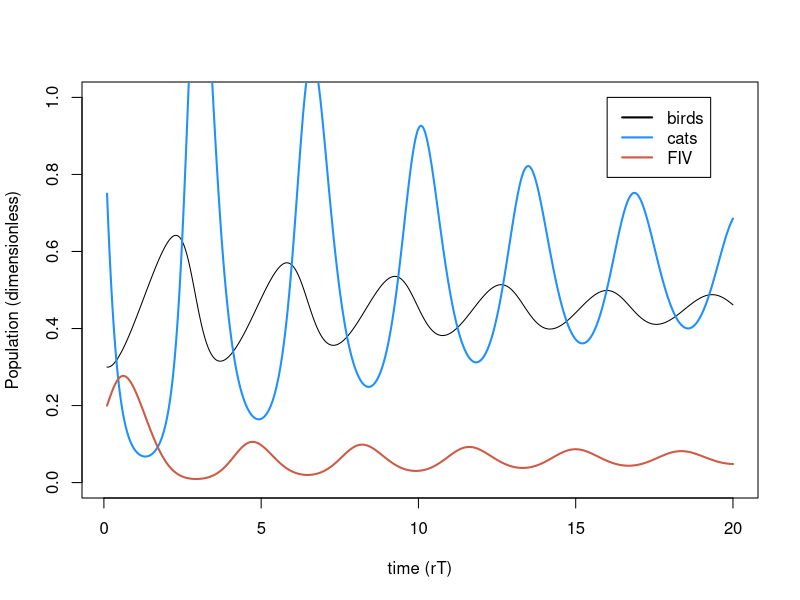
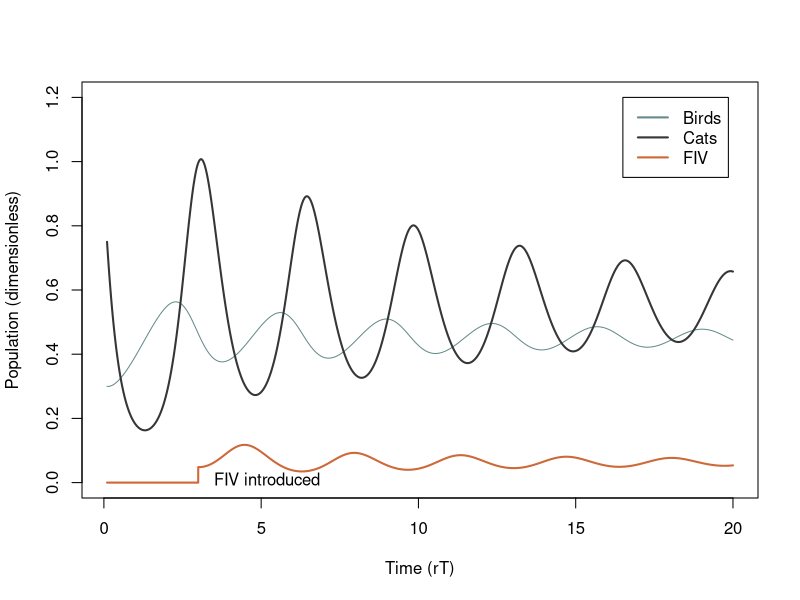
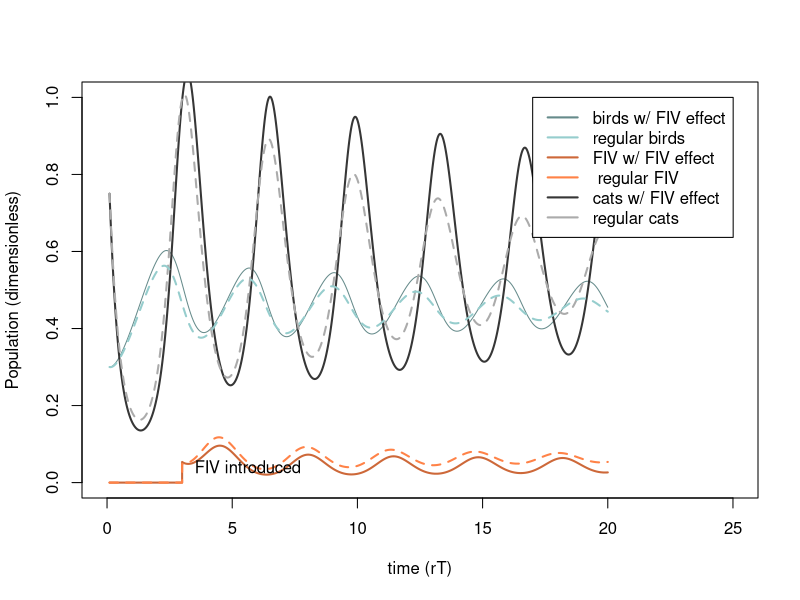
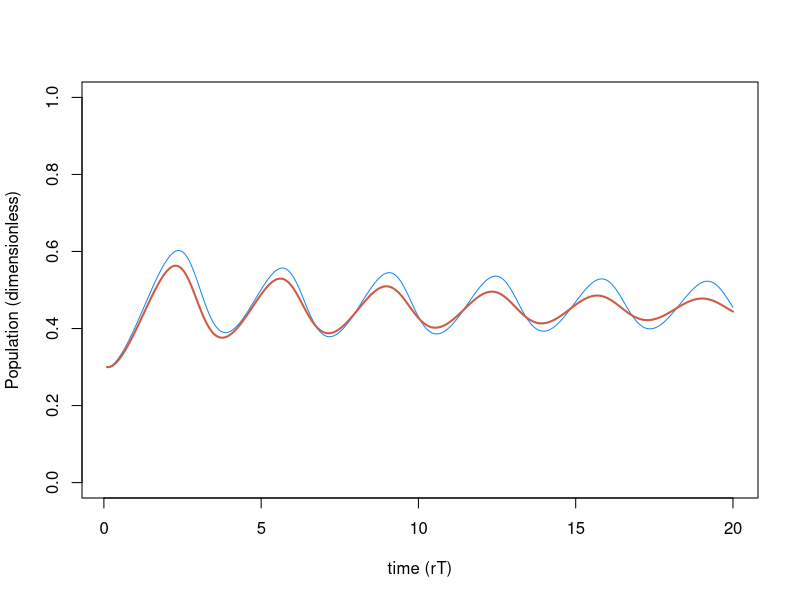
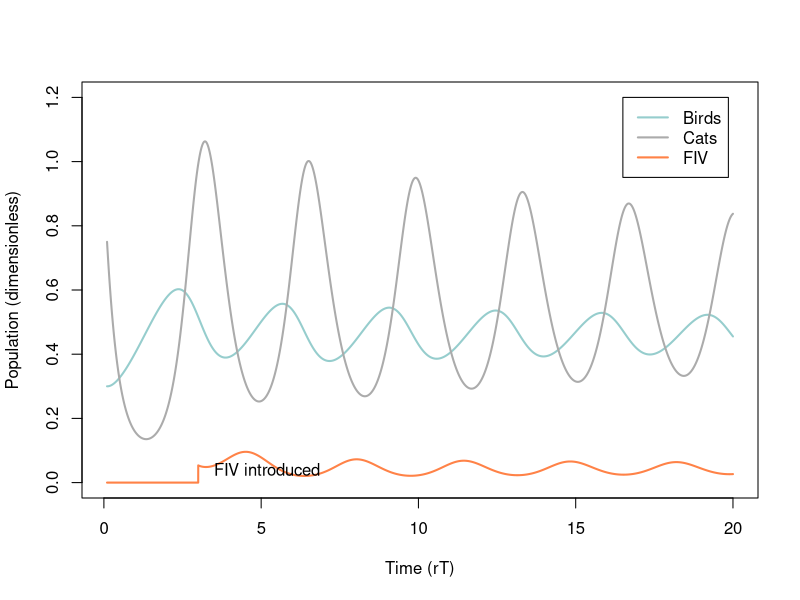
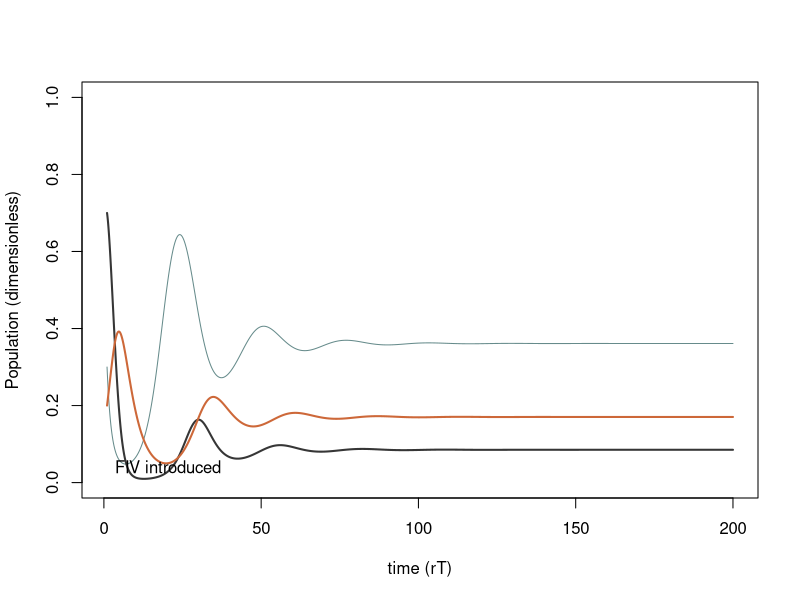
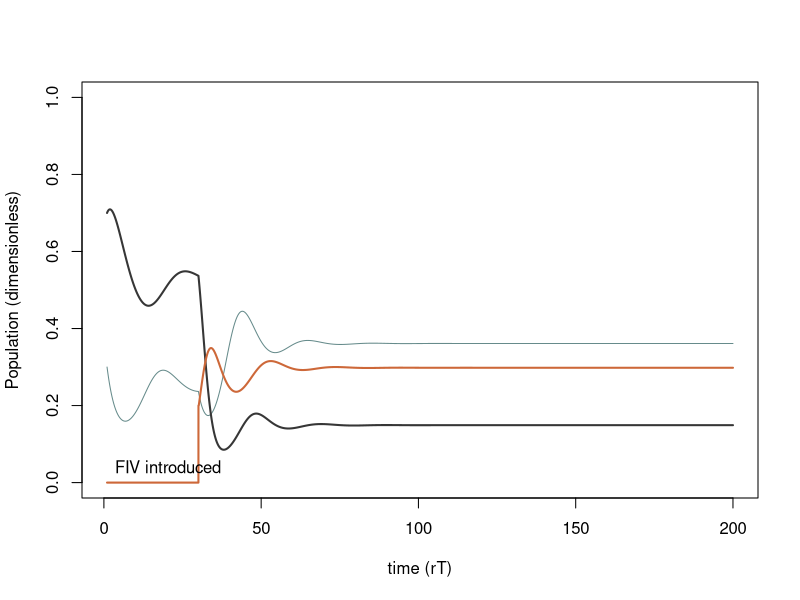
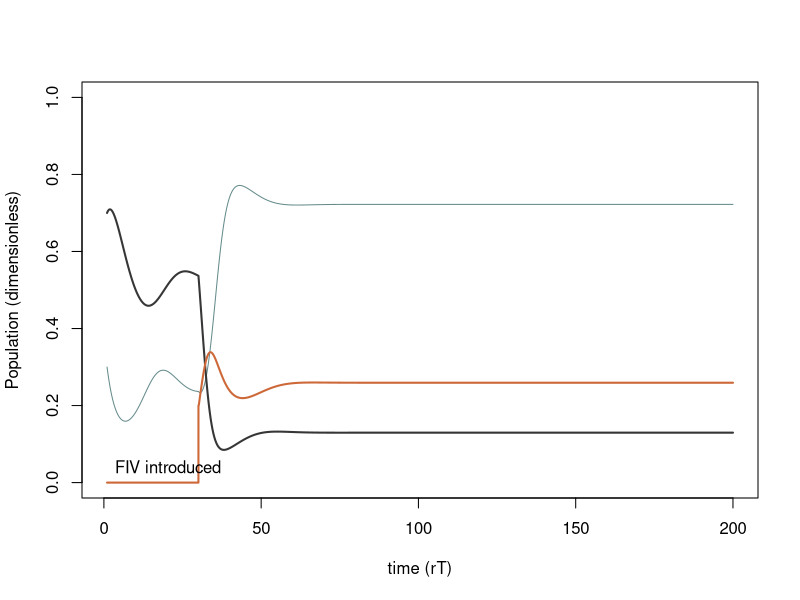

The R source for these figures, in order: (Note: a time limit stopped this script after it produced the figures.)
## ---- chunk 1
knitr::opts_chunk$set(echo = TRUE)
## ---- chunk 2
##Variables
#N.v <- NaN    ## population size for victims (birds)
#N.p <- NaN    ## population size for predators (cats)
t.time.set <- seq(1, 200, length.out= 20000) ## time



r.v <- 0.1          # per capita growth rate of birds in the model
a <- 0.03           # trophic conversion efficiency of cats
d.p <- 0.6          # natural per capita death rate of cats
beta.pm <- 1.5      # contact rate for proportionate mixing
delta <- 0.2        # virulence

#core equations
#B <- N.v/K
#C <- N.p*u/r.v
t.set <- r.v*t.time.set

#dimensionless parameters
sigma.pm <- 11.75
e <- 14
m <- 6
alpha <- 5

## ---- chunk 3
B.simu1 <- NaN*t.set 
  B.simu1[1] <- .3
C.simu1 <- NaN*t.set
  C.simu1[1] <- .75
I.simu1 <- NaN*t.set
 I.simu1[1] <- 0.2

#for PM
for(i in 2:length(t.set)){
  
  dt <- t.set[i]-t.set[i-1]
  B <- B.simu1[i-1]
  C <- C.simu1[i-1]
  I <- I.simu1[i-1]
  
  dB <- (B*(1-B) -B*C) *dt
  dC <- (e*B*C - m*C - alpha*C*I)*dt
  dI <- (((sigma.pm - alpha)* (1-I) - e*B)*I) *dt
  
  B.simu1[i] <- B + dB
  C.simu1[i] <- C + dC
  I.simu1[i] <- I + dI
}

  
plot(t.set, B.simu1, type= "l", ylim= c(0, 1), ylab="Population (dimensionless)", xlab="time (rT)")  
lines(t.set,C.simu1,lwd=2,col='dodgerblue')
lines(t.set, I.simu1, lwd = 2, col= "coral3")
legend(x=16,y=1, col = c("black","dodgerblue","coral3"), lty=1,lwd=2,legend = c("birds", "cats", "FIV"))

## ---- chunk 4
B.simu2 <- NaN*t.set 
  B.simu2[1] <- .3
C.simu2 <- NaN*t.set
  C.simu2[1] <- .75
I.simu2 <- NaN*t.set
 I.simu2[1] <- .2
## ---- chunk 5
#for PM
for(i in 2:length(t.set)){
  
  	if(t.set[i] < 3){I.simu2[i-1] <- 0 } else { 
  	  if(t.set[i] == 3) {I.simu2[i-1] <- 0.2} else { I<- I.simu2[i-1]}}
	
  dt <- t.set[i]-t.set[i-1]
  B <- B.simu2[i-1]
  C <- C.simu2[i-1]
  #I.simu2[i-1]
  
  dB <- (B*(1-B) -B*C) *dt
  dC <- (e*B*C - m*C - alpha*C*I)*dt
  dI <- (((sigma.pm - alpha)* (1-I) - e*B)*I) *dt
  
  B.simu2[i] <- B + dB
  C.simu2[i] <- C + dC
  I.simu2[i] <- I + dI
}

#pdf('timeseries_with_fiv.pdf')
plot(t.set, B.simu2, type= "l", ylim= c(0, 1.2), ylab="Population (dimensionless)", xlab="Time (rT)", col= "paleturquoise4")  
lines(t.set,C.simu2,lwd=2,col="gray21")
lines(t.set, I.simu2, lwd = 2, col= "sienna3")
legend(x=16.5,y=1.2, col = c("paleturquoise4","gray21","sienna3"), lty=1,lwd=2,legend = c("Birds", "Cats", "FIV"))
text(x=3.5, y=0.01, adj=0, label="FIV introduced")
#dev.off()
## ---- chunk 6
l <- 0.15 #percent activity of sick cats (lathargy)
#for PM
B.simu3 <- NaN*t.set 
  B.simu3[1] <- .3
C.simu3 <- NaN*t.set
  C.simu3[1] <- .75
I.simu3 <- NaN*t.set
#I.simu3[1] <- 0

for(i in 2:length(t.set)){
  
  	if(t.set[i] < 3){I.simu3[i-1] <- 0 } else { 
  	  if(t.set[i] == 3) {I.simu3[i-1] <- 0.2} else { I<- I.simu3[i-1]}}
	
  dt <- t.set[i]-t.set[i-1]
  B <- B.simu3[i-1]
  C <- C.simu3[i-1]
  #I.simu3[i-1]
  
  dB <- (B*(1-B) -B*C*(1-I) - l*B*I*C ) *dt
  dC <- (e*(B*C*(1-I) + l*B*I*C) - m*C - alpha*C*I)*dt
  dI <- (((sigma.pm - alpha)* (1-I) - e*B)*I) *dt
  
  B.simu3[i] <- B + dB
  C.simu3[i] <- C + dC
  I.simu3[i] <- I + dI
}

plot(t.set, B.simu3, type= "l", ylim= c(0, 1), xlim=c(0, 25), ylab="Population (dimensionless)", xlab="time (rT)", col='paleturquoise4')  
lines(t.set,C.simu3,lwd=2,col='gray21')
lines(t.set, I.simu3, lwd = 2, col= "sienna3")
lines(t.set,C.simu2,lwd=2, lty= 2, col='gray67')
lines(t.set, I.simu2, lwd = 2,lty= 2, col= "sienna1")
lines(t.set,B.simu2,lwd=2,lty= 2, col='paleturquoise3')

legend(x=17,y=1, col = c("paleturquoise4","paleturquoise3","sienna3", "sienna1", "gray21", "gray67"), lty=1,lwd=2,legend = c("birds w/ FIV effect", "regular birds", "FIV w/ FIV effect", " regular FIV", "cats w/ FIV effect", "regular cats"))
text(x=3.5, y=0.04, adj=0, label="FIV introduced")




plot(t.set, B.simu3,type= "l", ylim= c(0, 1), ylab="Population (dimensionless)", xlab="time (rT)", col= 'Dodgerblue2')
lines(t.set, B.simu2, lwd=2, col= 'coral3')


#pdf('timeseries_with_lethargy.pdf')
plot(t.set, B.simu3, type= "l", ylim= c(0, 1.2), lwd=2, ylab="Population (dimensionless)", xlab="Time (rT)", col='paleturquoise3')  
lines(t.set,C.simu3,lwd=2,col='gray67')
lines(t.set, I.simu3, lwd = 2, col= "sienna1")

legend(x=16.5,y=1.2, col = c("paleturquoise3","gray67","sienna1"), lty=1,lwd=2,legend = c("Birds", "Cats", "FIV"))
text(x=3.5, y=0.04, adj=0, label="FIV introduced")
#dev.off()
## ---- chunk 7
# In dimensional form

mu <- 1 #not given
a <- 0.6 #trophic conversion
d <- 0.15 #per capita death
beta.pm <- .75 #pm contact rate
delta <- .1 # virulence
K<- 1
r<- .4

l <- 0.25 #percent activity of sick cats (lathargy)
#for PM
N.simu4 <- NaN*t.time.set 
  N.simu4[1] <- .3
S.simu4 <- NaN*t.time.set
  S.simu4[1] <- .7
I.simu4 <- NaN*t.time.set
  I.simu4[1] <- .2

for(i in 2:length(t.time.set)){
  
	
  dt <- t.time.set[i]-t.time.set[i-1]
  N <- N.simu4[i-1]
  S <- S.simu4[i-1]
  I <- I.simu4[i-1]
  
  P <- S + I
  
  dN <- (r*N*(1-N/K)-mu*N*P) * dt
  dS <- ((a*mu*N*P)-(d*S) - (beta.pm*(S*I/P))) * dt
  dI <- (beta.pm* (S*I/P) - d*I -delta*I) * dt
  
  N.simu4[i] <- N + dN
  S.simu4[i] <- S + dS
  I.simu4[i] <- I + dI
 }

plot(t.time.set, N.simu4, type= "l", ylim= c(0,1), ylab="Population (dimensionless)", xlab="time (rT)", col='paleturquoise4')  
lines(t.time.set,S.simu4,lwd=2,col='gray21')
lines(t.time.set, I.simu4, lwd = 2, col= "sienna3")


legend(x=150,y=10, col = c("paleturquoise4","sienna3", "gray21" ), lty=1,lwd=2,legend = c( "regular birds",  " regular FIV", "regular cats"))
text(x=3.5, y=0.04, adj=0, label="FIV introduced")





## ---- chunk 8
mu <- 1 #predation rate
a <- 0.6 #trophic conversion
d <- 0.15 #per capita death
#beta.pm <- .33 #pm contact rate
#delta <- .16 # virulence
K<- 1
r<- .7

l <- 0.25 #percent activity of sick cats (lathargy)
#for PM
N.simu6 <- NaN*t.time.set 
  N.simu6[1] <- .3
S.simu6 <- NaN*t.time.set
  S.simu6[1] <- .7
I.simu6 <- NaN*t.time.set
 # I.simu6[1] <- .0

for(i in 2:length(t.time.set)){
  
 if(t.time.set[i] < 30){I.simu6[i-1] <- 0 } else { 
  	 if((t.time.set[i] > 30.068533) &&(t.time.set[i] < 30.168082)) {I.simu6[i-1] <- 0.2} else {}}
	
  dt <- t.time.set[i]-t.time.set[i-1]
  N <- N.simu6[i-1]
  S <- S.simu6[i-1]
  I <- I.simu6[i-1]
  P <- S + I
  
  dN <- (r*N*(1-N/K)-mu*N*P) * dt
  dS <- ((a*mu*N*P)-(d*S) - (beta.pm*(S*I/P))) * dt
  dI <- (beta.pm* (S*I/P) - d*I -delta*I) * dt
  
  N.simu6[i] <- N + dN
  S.simu6[i] <- S + dS
  I.simu6[i] <- I + dI
 }

plot(t.time.set, N.simu6, type= "l", ylim= c(0,1),ylab="Population (dimensionless)", xlab="time (rT)", col='paleturquoise4')  
lines(t.time.set, S.simu6,lwd=2,col='gray21')
lines(t.time.set, I.simu6, lwd = 2, col= "sienna3")


legend(x=150,y=10, col = c("paleturquoise4","sienna3", "gray21" ), lty=1,lwd=2,legend = c( "regular birds",  " regular FIV", "regular cats"))
text(x=3.5, y=0.04, adj=0, label="FIV introduced")


## ---- chunk 9
#NOW WITH LETHARGY
mu <- 1 #predation rate
a <- 0.6 #trophic conversion
d <- 0.15 #per capita death
#beta.pm <- .33 #pm contact rate
#delta <- .16 # virulence
K<- 1
r<- .7

l <- 0.25 #percent activity of sick cats (lathargy)
#for PM
N.simu7 <- NaN*t.time.set 
  N.simu7[1] <- .3
S.simu7 <- NaN*t.time.set
  S.simu7[1] <- .7
I.simu7 <- NaN*t.time.set
 # I.simu7[1] <- .0

for(i in 2:length(t.time.set)){
  
 if(t.time.set[i] < 30){I.simu7[i-1] <- 0 } else { 
  	 if((t.time.set[i] > 30.068533) &&(t.time.set[i] < 30.168082)) {I.simu7[i-1] <- 0.2} else {}}
	
  dt <- t.time.set[i]-t.time.set[i-1]
  N <- N.simu7[i-1]
  S <- S.simu7[i-1]
  I <- I.simu7[i-1]
  P <- S + I
  
  dN <- (r*N*(1-N/K)-mu*N*S - mu*l*N*I) * dt
  dS <- (a*N*((mu*S)+(mu*l*I))-(d*S) - (beta.pm*(S*I/P))) * dt
  dI <- (beta.pm* (S*I/P) - d*I -delta*I) * dt
  
  N.simu7[i] <- N + dN
  S.simu7[i] <- S + dS
  I.simu7[i] <- I + dI
 }

plot(t.time.set, N.simu7, type= "l", ylim= c(0,1),ylab="Population (dimensionless)", xlab="time (rT)", col='paleturquoise4')  
lines(t.time.set, S.simu7,lwd=2,col='gray21')
lines(t.time.set, I.simu7, lwd = 2, col= "sienna3")


legend(x=150,y=10, col = c("paleturquoise4","sienna3", "gray21" ), lty=1,lwd=2,legend = c( "regular birds",  " regular FIV", "regular cats"))
text(x=3.5, y=0.04, adj=0, label="FIV introduced")

## ---- chunk 10
Yset <- seq(8,18,length.out = 500)

B.starset <- NaN*Yset
C.starset <- NaN*Yset
I.starset <- NaN*Yset

for(j in 1:length(Yset)){ 
	Y <- Yset[j] 
	
	B.simu8 <- NaN*t.set
	B.simu8[1] <- 0.3
	C.simu8 <- NaN*t.set
	C.simu8[1] <- 0.75
	I.simu8 <- NaN*t.set
	I.simu8[1] <- 0.2
	
	
	for(i in 2:length(t.set)){ 
		dt <- t.set[i]-t.set[i-1] 
		B <- B.simu8[i-1]
		C <- C.simu8[i-1]
		I <- I.simu8[i-1]

	  dB <- (B*(1-B) -B*C) *dt
    dC <- (e*B*C - m*C - alpha*C*I)*dt
    dI <- (((Y - alpha)* (1-I) - e*B)*I) *dt
		
    B.simu8[i] <- B + dB
    C.simu8[i] <- C + dC
    I.simu8[i] <- I + dI
	}
	
	
	B.starset[j] <- B.simu8[length(t.set)]
	C.starset[j] <- C.simu8[length(t.set)]
	I.starset[j] <- I.simu8[length(t.set)]
	
	
}
#pdf('bifurcation.pdf', width = 7, height = 5)
plot(Yset, B.starset, type= 'l', lwd=2,col="paleturquoise4",las=1,xlab= expression(paste("Contact rate (", sigma, ")")),ylab='Stable equilibria of populations', ylim = c(0,1.3) )
lines(Yset, C.starset, col="gray21", lwd=2)
lines(Yset, I.starset, col="sienna3", lwd=2)
legend(x=8,y=1.0, col = c("paleturquoise4","gray21","sienna3"), lty=1,lwd=2,legend = c("Birds", "Cats", "FIV"))
#dev.off()
